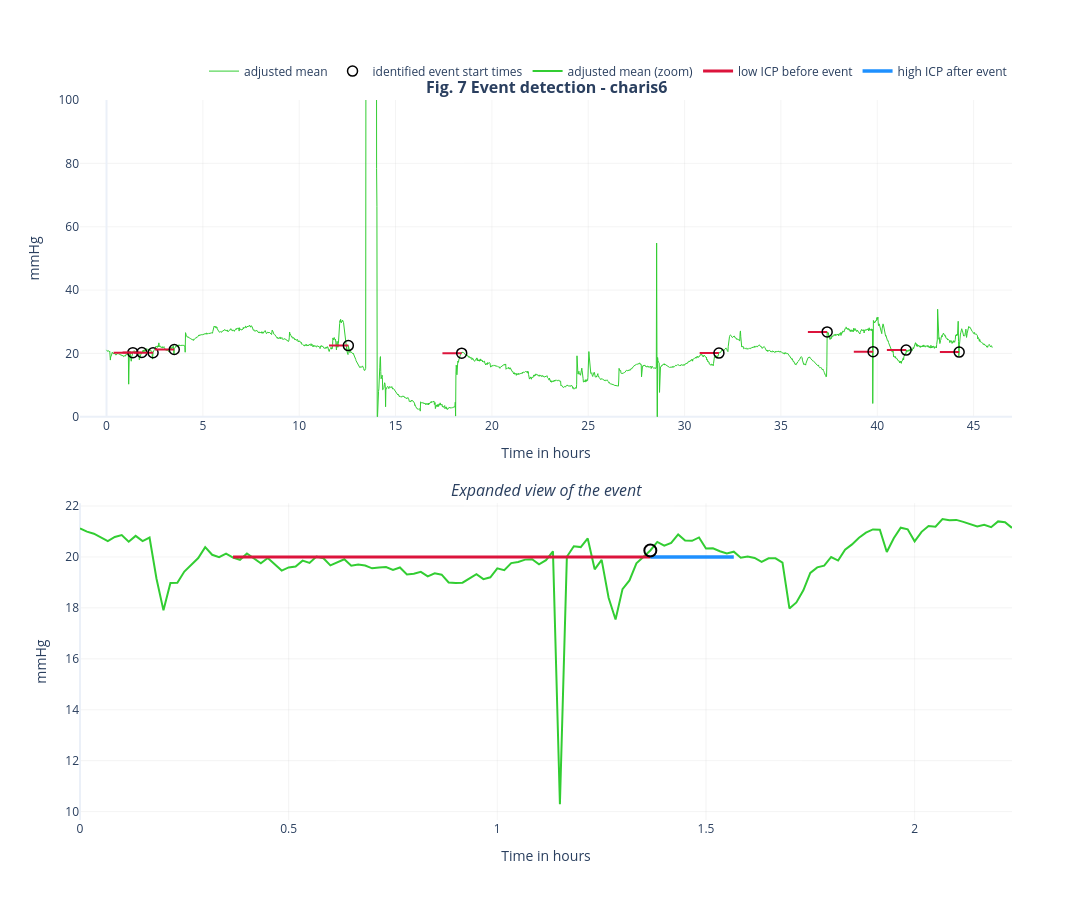

Notebook code for this chart:
### Code cell
# 3. GENEROWANIE INTERAKTYWNEGO WYKRESU W STYLU "FIG. 7 EVENT DETECTION"
# =========================================================================

# Przeliczamy indeksy minutowe z ramki DataFrame na godziny dla osi X
time_hours = processor.df.index / 60

# Tworzymy dwa wykresy jeden pod drugim (2 wiersze, 1 kolumna)
fig = make_subplots(
    rows=2, cols=1, 
    subplot_titles=(
        f'<b>Fig. 7 Event detection - {record_name}</b>', 
        '<i>Expanded view of the event</i>'
    ),
    vertical_spacing=0.12  # Odstęp między wykresami
)

# -------------------------------------------------------------------------
# --- WYKRES 1: CAŁOŚĆ (GÓRA - row=1, col=1) ---
# -------------------------------------------------------------------------

# Sygnał główny MICP
fig.add_trace(go.Scatter(
    x=time_hours,
    y=processor.df['MICP'],
    mode='lines',
    name='adjusted mean',
    line=dict(color='limegreen', width=1),
    hovertemplate='<b>Czas:</b> %{x:.2f} h<br><b>MICP:</b> %{y:.2f} mmHg<extra></extra>'
), row=1, col=1)

# Naniesienie linii "quiet period" oraz kółeczek startu dla każdego segmentu
for i, seg in enumerate(processor.final_segments):
    start_h = seg['event_start_min'] / 60
    pre_start_h = seg['pre_event_start_min'] / 60
    y_val = processor.df.loc[seg['event_start_min'], 'MICP']
    
    # Czerwona linia oznaczająca okres ciszy przed zdarzeniem
    # Ukrywamy w legendzie kolejne linie (showlegend=False), żeby nie śmiecić
    fig.add_trace(go.Scatter(
        x=[pre_start_h, start_h],
        y=[y_val, y_val],
        mode='lines',
        name='quiet period',
        line=dict(color='crimson', width=2),
        showlegend=False,
        hoverinfo='skip'  # Linia pomocnicza nie potrzebuje własnego dymka
    ), row=1, col=1)
    
    # Czarne kółeczko oznaczające dokładny początek zdarzenia
    lbl = 'identified event start times' if i == 0 else ""
    fig.add_trace(go.Scatter(
        x=[start_h],
        y=[y_val],
        mode='markers',
        name='identified event start times',
        marker=dict(
            color='rgba(0,0,0,0)',  # Przezroczysty środek (facecolors='none')
            size=10,
            line=dict(color='black', width=1.5)  # Czarna ramka
        ),
        showlegend=(i == 0),  # Pokazujemy w legendzie tylko za pierwszym razem
        hovertemplate='<b>Początek zdarzenia</b><br>Czas: %{x:.2f} h<br>ICP: %{y:.2f} mmHg<extra></extra>'
    ), row=1, col=1)


# -------------------------------------------------------------------------
# --- WYKRES 2: EXPANDED VIEW (DÓŁ - row=2, col=1) ---
# -------------------------------------------------------------------------

if len(processor.final_segments) > 0:
    # Wybieramy pierwszy spełniający warunki segment do przybliżenia
    seg_zoom = processor.final_segments[0]
    
    pad_mins = 40
    zoom_start_min = max(0, seg_zoom['pre_event_start_min'] - pad_mins)
    zoom_end_min = min(len(processor.df) - 1, seg_zoom['event_end_min'] + pad_mins)
    
    # Wycinamy fragment danych do przybliżenia
    df_zoom = processor.df.loc[zoom_start_min:zoom_end_min]
    time_hours_zoom = df_zoom.index / 60
    
    # Zielona linia sygnału w przybliżeniu
    fig.add_trace(go.Scatter(
        x=time_hours_zoom,
        y=df_zoom['MICP'],
        mode='lines',
        name='adjusted mean (zoom)',
        line=dict(color='limegreen', width=2),
        hovertemplate='<b>Czas:</b> %{x:.2f} h<br><b>MICP:</b> %{y:.2f} mmHg<extra></extra>'
    ), row=2, col=1)
    
    # Współrzędne czasowe dla linii statusu
    h_pre_start = seg_zoom['pre_event_start_min'] / 60
    h_event_start = seg_zoom['event_start_min'] / 60
    h_event_end = seg_zoom['event_end_min'] / 60
    
    # Czerwona pozioma linia: "low ICP before event" na wysokości 20 mmHg (zgodnie z Twoim kodem)
    fig.add_trace(go.Scatter(
        x=[h_pre_start, h_event_start],
        y=[20, 20],
        mode='lines',
        name='low ICP before event',
        line=dict(color='crimson', width=3),
        hovertemplate='Low ICP threshold period<extra></extra>'
    ), row=2, col=1)
    
    # Niebieska pozioma linia: "high ICP after event" na wysokości 20 mmHg
    fig.add_trace(go.Scatter(
        x=[h_event_start, h_event_end],
        y=[20, 20],
        mode='lines',
        name='high ICP after event',
        line=dict(color='dodgerblue', width=3.5),
        hovertemplate='High ICP event duration<extra></extra>'
    ), row=2, col=1)
    
    # Czarne kółeczko w punkcie startu na wykresie przybliżonym
    y_zoom_start = processor.df.loc[seg_zoom['event_start_min'], 'MICP']
    fig.add_trace(go.Scatter(
        x=[h_event_start],
        y=[y_zoom_start],
        mode='markers',
        name='Zoom Event Start',
        marker=dict(
            color='rgba(0,0,0,0)',
            size=12,
            line=dict(color='black', width=2)
        ),
        showlegend=False,
        hovertemplate='<b>Punkt krytyczny</b><br>Czas: %{x:.2f} h<extra></extra>'
    ), row=2, col=1)

else:
    # Adnotacja awaryjna (zamiast ax2.text)
    fig.add_annotation(
        text="Brak segmentów klinicznych spełniających<br>kryterium 1h czystego sygnału przed eventem.",
        xref="x2", yref="y2",
        x=0.5, y=0.5, showarrow=False,
        font=dict(size=14, color="gray")
    )

# -------------------------------------------------------------------------
# --- KONFIGURACJA UKŁADU, OSI I INTERAKCJI (LAYOUT) ---
# -------------------------------------------------------------------------

fig.update_layout(
    template='plotly_white',
    hovermode='x unified',      # Łączenie etykiet pod kursorem myszy
    dragmode='zoom',            # Interaktywne powiększanie boksem
    width=1500,                 # Szerokość okna wykresu
    height=900,                 # Wysokość dostosowana do dwóch osi pionowych
    legend=dict(
        orientation="h",        # Pozioma legenda na górze dla oszczędności miejsca
        yanchor="bottom",
        y=1.02,
        xanchor="right",
        x=1
    )
)

# Konfiguracja Osi X i Y dla WYKRESU 1 (Góra)
fig.update_xaxes(
    title_text='Time in hours',
    gridcolor='rgba(200, 200, 200, 0.2)',
    showspikes=True, spikemode='across', spikethickness=1, spikedash='dash',
    row=1, col=1
)
fig.update_yaxes(
    title_text='mmHg',
    range=[0, 100],  # Sztywny zakres z ax1.set_ylim(0, 100)
    gridcolor='rgba(200, 200, 200, 0.2)',
    row=1, col=1
)

# Konfiguracja Osi X i Y dla WYKRESU 2 (Dół)
fig.update_xaxes(
    title_text='Time in hours',
    gridcolor='rgba(200, 200, 200, 0.2)',
    showspikes=True, spikemode='across', spikethickness=1, spikedash='dash',
    row=2, col=1
)
fig.update_yaxes(
    title_text='mmHg',
    gridcolor='rgba(200, 200, 200, 0.2)',
    row=2, col=1
)

# Wyświetlenie wykresu
fig.show()

### Figure 1 — Plotly figure (JSON) as saved in the notebook; plotly's stock layout.template omitted (floating-point values rounded to 4 significant figures; data arrays with more than 128 entries replaced by an {"elided": "..."} marker saying what was removed)
{"data": [{"hovertemplate": "<b>Czas:</b> %{x:.2f} h<br><b>MICP:</b> %{y:.2f} mmHg<extra></extra>", "line": {"color": "limegreen", "width": 1}, "mode": "lines", "name": "adjusted mean", "type": "scatter", "x": {"elided": "2759 float values"}, "xaxis": "x", "y": {"elided": "2759 float values"}, "yaxis": "y"}, {"hoverinfo": "skip", "line": {"color": "crimson", "width": 2}, "mode": "lines", "name": "quiet period", "showlegend": false, "type": "scatter", "x": [0.3667, 1.367], "xaxis": "x", "y": [20.25, 20.25], "yaxis": "y"}, {"hovertemplate": "<b>Początek zdarzenia</b><br>Czas: %{x:.2f} h<br>ICP: %{y:.2f} mmHg<extra></extra>", "marker": {"color": "rgba(0,0,0,0)", "line": {"color": "black", "width": 1.5}, "size": 10}, "mode": "markers", "name": "identified event start times", "showlegend": true, "type": "scatter", "x": [1.367], "xaxis": "x", "y": [20.25], "yaxis": "y"}, {"hoverinfo": "skip", "line": {"color": "crimson", "width": 2}, "mode": "lines", "name": "quiet period", "showlegend": false, "type": "scatter", "x": [0.8333, 1.833], "xaxis": "x", "y": [20.29, 20.29], "yaxis": "y"}, {"hovertemplate": "<b>Początek zdarzenia</b><br>Czas: %{x:.2f} h<br>ICP: %{y:.2f} mmHg<extra></extra>", "marker": {"color": "rgba(0,0,0,0)", "line": {"color": "black", "width": 1.5}, "size": 10}, "mode": "markers", "name": "identified event start times", "showlegend": false, "type": "scatter", "x": [1.833], "xaxis": "x", "y": [20.29], "yaxis": "y"}, {"hoverinfo": "skip", "line": {"color": "crimson", "width": 2}, "mode": "lines", "name": "quiet period", "showlegend": false, "type": "scatter", "x": [1.417, 2.417], "xaxis": "x", "y": [20.22, 20.22], "yaxis": "y"}, {"hovertemplate": "<b>Początek zdarzenia</b><br>Czas: %{x:.2f} h<br>ICP: %{y:.2f} mmHg<extra></extra>", "marker": {"color": "rgba(0,0,0,0)", "line": {"color": "black", "width": 1.5}, "size": 10}, "mode": "markers", "name": "identified event start times", "showlegend": false, "type": "scatter", "x": [2.417], "xaxis": "x", "y": [20.22], "yaxis": "y"}, {"hoverinfo": "skip", "line": {"color": "crimson", "width": 2}, "mode": "lines", "name": "quiet period", "showlegend": false, "type": "scatter", "x": [2.517, 3.517], "xaxis": "x", "y": [21.26, 21.26], "yaxis": "y"}, {"hovertemplate": "<b>Początek zdarzenia</b><br>Czas: %{x:.2f} h<br>ICP: %{y:.2f} mmHg<extra></extra>", "marker": {"color": "rgba(0,0,0,0)", "line": {"color": "black", "width": 1.5}, "size": 10}, "mode": "markers", "name": "identified event start times", "showlegend": false, "type": "scatter", "x": [3.517], "xaxis": "x", "y": [21.26], "yaxis": "y"}, {"hoverinfo": "skip", "line": {"color": "crimson", "width": 2}, "mode": "lines", "name": "quiet period", "showlegend": false, "type": "scatter", "x": [11.55, 12.55], "xaxis": "x", "y": [22.49, 22.49], "yaxis": "y"}, {"hovertemplate": "<b>Początek zdarzenia</b><br>Czas: %{x:.2f} h<br>ICP: %{y:.2f} mmHg<extra></extra>", "marker": {"color": "rgba(0,0,0,0)", "line": {"color": "black", "width": 1.5}, "size": 10}, "mode": "markers", "name": "identified event start times", "showlegend": false, "type": "scatter", "x": [12.55], "xaxis": "x", "y": [22.49], "yaxis": "y"}, {"hoverinfo": "skip", "line": {"color": "crimson", "width": 2}, "mode": "lines", "name": "quiet period", "showlegend": false, "type": "scatter", "x": [17.43, 18.43], "xaxis": "x", "y": [20.09, 20.09], "yaxis": "y"}, {"hovertemplate": "<b>Początek zdarzenia</b><br>Czas: %{x:.2f} h<br>ICP: %{y:.2f} mmHg<extra></extra>", "marker": {"color": "rgba(0,0,0,0)", "line": {"color": "black", "width": 1.5}, "size": 10}, "mode": "markers", "name": "identified event start times", "showlegend": false, "type": "scatter", "x": [18.43], "xaxis": "x", "y": [20.09], "yaxis": "y"}, {"hoverinfo": "skip", "line": {"color": "crimson", "width": 2}, "mode": "lines", "name": "quiet period", "showlegend": false, "type": "scatter", "x": [30.78, 31.78], "xaxis": "x", "y": [20.11, 20.11], "yaxis": "y"}, {"hovertemplate": "<b>Początek zdarzenia</b><br>Czas: %{x:.2f} h<br>ICP: %{y:.2f} mmHg<extra></extra>", "marker": {"color": "rgba(0,0,0,0)", "line": {"color": "black", "width": 1.5}, "size": 10}, "mode": "markers", "name": "identified event start times", "showlegend": false, "type": "scatter", "x": [31.78], "xaxis": "x", "y": [20.11], "yaxis": "y"}, {"hoverinfo": "skip", "line": {"color": "crimson", "width": 2}, "mode": "lines", "name": "quiet period", "showlegend": false, "type": "scatter", "x": [36.4, 37.4], "xaxis": "x", "y": [26.79, 26.79], "yaxis": "y"}, {"hovertemplate": "<b>Początek zdarzenia</b><br>Czas: %{x:.2f} h<br>ICP: %{y:.2f} mmHg<extra></extra>", "marker": {"color": "rgba(0,0,0,0)", "line": {"color": "black", "width": 1.5}, "size": 10}, "mode": "markers", "name": "identified event start times", "showlegend": false, "type": "scatter", "x": [37.4], "xaxis": "x", "y": [26.79], "yaxis": "y"}, {"hoverinfo": "skip", "line": {"color": "crimson", "width": 2}, "mode": "lines", "name": "quiet period", "showlegend": false, "type": "scatter", "x": [38.78, 39.78], "xaxis": "x", "y": [20.55, 20.55], "yaxis": "y"}, {"hovertemplate": "<b>Początek zdarzenia</b><br>Czas: %{x:.2f} h<br>ICP: %{y:.2f} mmHg<extra></extra>", "marker": {"color": "rgba(0,0,0,0)", "line": {"color": "black", "width": 1.5}, "size": 10}, "mode": "markers", "name": "identified event start times", "showlegend": false, "type": "scatter", "x": [39.78], "xaxis": "x", "y": [20.55], "yaxis": "y"}, {"hoverinfo": "skip", "line": {"color": "crimson", "width": 2}, "mode": "lines", "name": "quiet period", "showlegend": false, "type": "scatter", "x": [40.5, 41.5], "xaxis": "x", "y": [21.06, 21.06], "yaxis": "y"}, {"hovertemplate": "<b>Początek zdarzenia</b><br>Czas: %{x:.2f} h<br>ICP: %{y:.2f} mmHg<extra></extra>", "marker": {"color": "rgba(0,0,0,0)", "line": {"color": "black", "width": 1.5}, "size": 10}, "mode": "markers", "name": "identified event start times", "showlegend": false, "type": "scatter", "x": [41.5], "xaxis": "x", "y": [21.06], "yaxis": "y"}, {"hoverinfo": "skip", "line": {"color": "crimson", "width": 2}, "mode": "lines", "name": "quiet period", "showlegend": false, "type": "scatter", "x": [43.25, 44.25], "xaxis": "x", "y": [20.43, 20.43], "yaxis": "y"}, {"hovertemplate": "<b>Początek zdarzenia</b><br>Czas: %{x:.2f} h<br>ICP: %{y:.2f} mmHg<extra></extra>", "marker": {"color": "rgba(0,0,0,0)", "line": {"color": "black", "width": 1.5}, "size": 10}, "mode": "markers", "name": "identified event start times", "showlegend": false, "type": "scatter", "x": [44.25], "xaxis": "x", "y": [20.43], "yaxis": "y"}, {"hovertemplate": "<b>Czas:</b> %{x:.2f} h<br><b>MICP:</b> %{y:.2f} mmHg<extra></extra>", "line": {"color": "limegreen", "width": 2}, "mode": "lines", "name": "adjusted mean (zoom)", "type": "scatter", "x": {"elided": "135 float values"}, "xaxis": "x2", "y": {"elided": "135 float values"}, "yaxis": "y2"}, {"hovertemplate": "Low ICP threshold period<extra></extra>", "line": {"color": "crimson", "width": 3}, "mode": "lines", "name": "low ICP before event", "type": "scatter", "x": [0.3667, 1.367], "xaxis": "x2", "y": [20, 20], "yaxis": "y2"}, {"hovertemplate": "High ICP event duration<extra></extra>", "line": {"color": "dodgerblue", "width": 3.5}, "mode": "lines", "name": "high ICP after event", "type": "scatter", "x": [1.367, 1.567], "xaxis": "x2", "y": [20, 20], "yaxis": "y2"}, {"hovertemplate": "<b>Punkt krytyczny</b><br>Czas: %{x:.2f} h<extra></extra>", "marker": {"color": "rgba(0,0,0,0)", "line": {"color": "black", "width": 2}, "size": 12}, "mode": "markers", "name": "Zoom Event Start", "showlegend": false, "type": "scatter", "x": [1.367], "xaxis": "x2", "y": [20.25], "yaxis": "y2"}], "layout": {"annotations": [{"font": {"size": 16}, "showarrow": false, "text": "<b>Fig. 7 Event detection - charis6</b>", "x": 0.5, "xanchor": "center", "xref": "paper", "y": 1, "yanchor": "bottom", "yref": "paper"}, {"font": {"size": 16}, "showarrow": false, "text": "<i>Expanded view of the event</i>", "x": 0.5, "xanchor": "center", "xref": "paper", "y": 0.44, "yanchor": "bottom", "yref": "paper"}], "dragmode": "zoom", "height": 900, "hovermode": "x unified", "legend": {"orientation": "h", "x": 1, "xanchor": "right", "y": 1.02, "yanchor": "bottom"}, "width": 1500, "xaxis": {"anchor": "y", "domain": [0, 1], "gridcolor": "rgba(200, 200, 200, 0.2)", "showspikes": true, "spikedash": "dash", "spikemode": "across", "spikethickness": 1, "title": {"text": "Time in hours"}}, "xaxis2": {"anchor": "y2", "domain": [0, 1], "gridcolor": "rgba(200, 200, 200, 0.2)", "showspikes": true, "spikedash": "dash", "spikemode": "across", "spikethickness": 1, "title": {"text": "Time in hours"}}, "yaxis": {"anchor": "x", "domain": [0.56, 1], "gridcolor": "rgba(200, 200, 200, 0.2)", "range": [0, 100], "title": {"text": "mmHg"}}, "yaxis2": {"anchor": "x2", "domain": [0, 0.44], "gridcolor": "rgba(200, 200, 200, 0.2)", "title": {"text": "mmHg"}}}}
